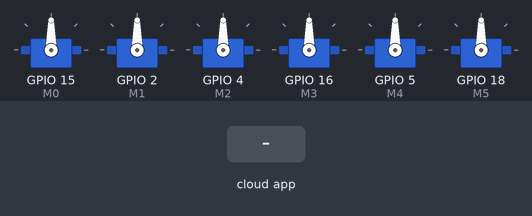
A program run on a simulated ESP32. Parts: 6 × servo. Inputs (shaded band) come from the test bench. The ROS host is connected and sends only what is stated.

Above: at 8.2 s.
8.3 s: the phone or cloud app sets linear.x to -100
At 9.0 s:
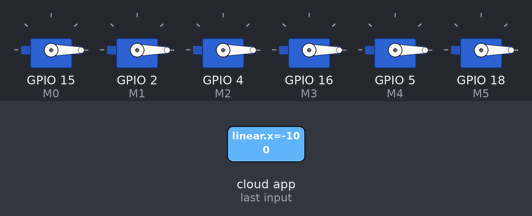
9.8 s: the phone or cloud app sets linear.x to 100
At 11.3 s:
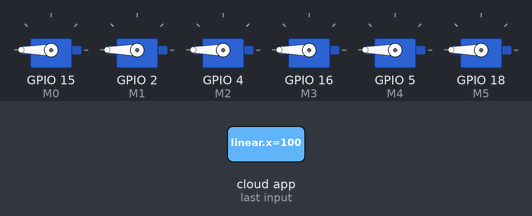
11.9 s: the phone or cloud app sets linear.x to 0
At 13.7 s:
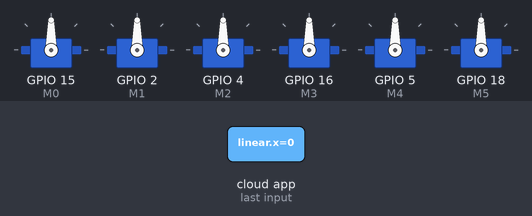
Timing chart, 0 to 15.2 s (numbered marks = the images above; inputs shaded):
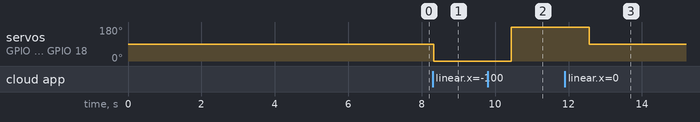

Measured:
- after the input at 8.3 s, servo on GPIO 15 (M0), servo on GPIO 2 (M1), servo on GPIO 4 (M2), servo on GPIO 16 (M3), servo on GPIO 5 (M4), servo on GPIO 18 (M5): 90° → 0° at once
- after the input at 9.8 s, servo on GPIO 15 (M0), servo on GPIO 2 (M1), servo on GPIO 4 (M2), servo on GPIO 16 (M3), servo on GPIO 5 (M4), servo on GPIO 18 (M5): 0° → 180° after 0.64 s
- after the input at 11.9 s, servo on GPIO 15 (M0), servo on GPIO 2 (M1), servo on GPIO 4 (M2), servo on GPIO 16 (M3), servo on GPIO 5 (M4), servo on GPIO 18 (M5): 180° → 90° after 0.66 s

The program:

main.cpp
```cpp
#include <Arduino.h> // Framework

/*Headers*/

#include <micro_ros_arduino.h>
#include <stdio.h>
#include <rcl/rcl.h>
#include <rcl/error_handling.h>
#include <rclc/rclc.h>
#include <rclc/executor.h>
#include <micro_ros_utilities/string_utilities.h>
#include <std_msgs/msg/string.h>
#include <std_msgs/msg/int32.h>
#include <geometry_msgs/msg/twist.h>
#include <ESP32Servo.h>
#include <map>
#include <string>

// maps

// extern std::map<std::string, std::function<void()>> movement;

// matrix

//extern std::array<std::array<std::function<void()>, 3>, 3> movement;

//std::array<std::function<void()>, 3> functions = {&gpio_config, &motor_init, &motor_init};

// keys

//functions[0] = &go_stop;

/**
movement["001"] =
movement["010"] =
movement["011"] =
movement["100"] =
movement["101"] =
movement["110"] =
movement["111"] =
**/

// microros vairiables

rclc_support_t support;
rcl_allocator_t allocator;
rcl_node_t node;

// publisher variables

rcl_publisher_t publisher;
std_msgs__msg__String response;
// std_msgs__msg__String msg;
rclc_executor_t executor;
rcl_timer_t timer;

// suscriber variables

geometry_msgs__msg__Twist msg;
rclc_executor_t executor_sub;
rcl_subscription_t subscriber;

// ros_domaind_id check

size_t domain_id = 1;

// twist_variables global

float velx = 0;
float velz = 0;
float vely = 0;

float angx = 0;
float angy = 0;
float angz = 0;

// To adjust the velocity of the motors

int zero = 1500;
int velrigth = 1300;
int velleft = 1700;
int counter = 0;

#define LED_PIN 13

#define RCCHECK(fn) { rcl_ret_t temp_rc = fn; if((temp_rc != RCL_RET_OK)){error_loop();}}
#define RCSOFTCHECK(fn) { rcl_ret_t temp_rc = fn; if((temp_rc != RCL_RET_OK)){}}


/*
 * Pins definition on the esp32, look for more information
 * url:
 */

int M0 = 15;
int M1 = 2;
int M2 = 4;
int M3 = 16;
int M4 = 5;
int M5 = 18;

/*
* Pins definition on the esp32, to the arms
*/

int arm1_IN1 = 27; // ESP32 pin GIOP27 connected to the IN1 pin L298N
int arm1_IN2 = 26; // ESP32 pin GIOP26 connected to the IN2 pin L298N
// int arm1_ENA = 14; // ESP32 pin GIOP14 connected to the IN1 pin L298N

int arm2_IN1 = 22; // ESP32 pin GIOP27 connected to the IN1 pin L298N
int arm2_IN2 = 23; // ESP32 pin GIOP26 connected to the IN2 pin L298N
// int arm2_ENA = 20; // ESP32 pin GIOP14 connected to the IN1 pin L298N

Servo motor1;
Servo motor2;
Servo motor3;
Servo motor4;
Servo motor5;
Servo motor6;

void error_loop(){
  while(1){
    digitalWrite(LED_PIN, !digitalRead(LED_PIN));
    delay(100);
  }
}

void timer_callback(rcl_timer_t * timer, int64_t last_call_time)
{
  RCLC_UNUSED(last_call_time);

  char buffer[50];

  if (timer != NULL) {

    if (velx > 0) {

      sprintf(buffer, "X");
      response.data = micro_ros_string_utilities_set(response.data, buffer);

    }
    else if (vely > 0) {

      sprintf(buffer, "Y");
      response.data = micro_ros_string_utilities_set(response.data, buffer);
    }
    else if (velz > 0) {

      sprintf(buffer, "Z");
      response.data = micro_ros_string_utilities_set(response.data, buffer);
    }
    else{

      sprintf(buffer, " ");
      response.data = micro_ros_string_utilities_set(response.data, buffer);
    }
    RCSOFTCHECK(rcl_publish(&publisher, &response, NULL));
    // response.data++;
  }
}

//twist message cb

void subscription_callback(const void *msgin) {

  const geometry_msgs__msg__Twist * msg = (const geometry_msgs__msg__Twist *)msgin;

  velx = msg->linear.x;
  vely = msg->linear.y;
  velz = msg->linear.z;

  angx = msg->angular.x;
  angy = msg->angular.y;
  angz = msg->angular.z;

  // if velocity in x direction is 0 turn off LED, if 1 turn on LED
  // digitalWrite(LED_PIN, (msg->linear.x == 0) ? LOW : HIGH);
}

void motor_init() {

  // Allow allocation of all timers

	ESP32PWM::allocateTimer(0);
	ESP32PWM::allocateTimer(1);
	ESP32PWM::allocateTimer(2);
	ESP32PWM::allocateTimer(3);

  motor1.setPeriodHertz(50);
  motor2.setPeriodHertz(50);
  motor3.setPeriodHertz(50);
  motor4.setPeriodHertz(50);
  motor5.setPeriodHertz(50);
  motor6.setPeriodHertz(50);

  //

  motor1.attach(M0, velrigth, velleft);
  motor2.attach(M1, velrigth, velleft);
  motor3.attach(M2, velrigth, velleft);
  motor4.attach(M3, velrigth, velleft);
  motor5.attach(M4, velrigth, velleft);
  motor6.attach(M5, velrigth, velleft);

  //

  motor1.writeMicroseconds(zero);
  motor2.writeMicroseconds(zero);
  motor3.writeMicroseconds(zero);
  motor4.writeMicroseconds(zero);
  motor5.writeMicroseconds(zero);
  motor6.writeMicroseconds(zero);

  //
  delay(7000);
/*
  motor1.writeMicroseconds(velrigth);
  motor2.writeMicroseconds(velrigth);
  motor3.writeMicroseconds(velrigth);
  motor4.writeMicroseconds(velrigth);
  motor5.writeMicroseconds(velleft);
  motor6.writeMicroseconds(velrigth);
*/

}

void arm_init() {

  // arm 1

  pinMode(arm1_IN1, OUTPUT);
  pinMode(arm1_IN2, OUTPUT);
  // pinMode(arm1_ENA, OUTPUT);

  // arm 2

  pinMode(arm2_IN1, OUTPUT);
  pinMode(arm2_IN2, OUTPUT);
  // pinMode(arm2_ENA, OUTPUT);
}

/**************************** MOTOR CONTROL ****************************/

void y_movement(int t)  //motor rotate clockwise -->robot go ahead
{
  motor1.writeMicroseconds(velrigth);
  motor2.writeMicroseconds(velrigth);
  motor3.writeMicroseconds(velrigth);
  motor4.writeMicroseconds(velrigth);
  motor5.writeMicroseconds(velrigth);
  motor6.writeMicroseconds(velrigth);
  if(t!=0){ delay(t); }
}

void neg_y_movement(int t) //motor rotate counterclockwise -->robot go back
{
  motor1.writeMicroseconds(velrigth);
  motor2.writeMicroseconds(velrigth);
  motor3.writeMicroseconds(velrigth);
  motor4.writeMicroseconds(velrigth);
  motor5.writeMicroseconds(velrigth);
  motor6.writeMicroseconds(velrigth);
  if(t!=0){ delay(t); }
}

void go_stop() //motor brake -->robot stop
{
  motor1.writeMicroseconds(zero);
  motor2.writeMicroseconds(zero);
  motor3.writeMicroseconds(zero);
  motor4.writeMicroseconds(zero);
  motor5.writeMicroseconds(zero);
  motor6.writeMicroseconds(zero);
}

void x_movement(int t)  //left motor rotate clockwise and right motor rotate counterclockwise -->robot turn right
{
  motor1.writeMicroseconds(velleft);
  motor2.writeMicroseconds(velleft);
  motor3.writeMicroseconds(velleft);
  motor4.writeMicroseconds(velleft);
  motor5.writeMicroseconds(velleft);
  motor6.writeMicroseconds(velleft);
  if(t!=0){ delay(t); }
}

void neg_x_movement(int t) //left motor rotate counterclockwise and right motor rotate clockwise -->robot turn left
{
  motor1.writeMicroseconds(velrigth);
  motor2.writeMicroseconds(velrigth);
  motor3.writeMicroseconds(velrigth);
  motor4.writeMicroseconds(velrigth);
  motor5.writeMicroseconds(velrigth);
  motor6.writeMicroseconds(velrigth);
  if(t!=0){ delay(t); }
}

void z_movement(int t) //left motor rotate counterclockwise and right motor rotate clockwise -->robot turn left
{
  motor1.writeMicroseconds(velrigth);
  motor2.writeMicroseconds(velrigth);
  motor3.writeMicroseconds(velrigth);
  motor4.writeMicroseconds(velrigth);
  motor5.writeMicroseconds(velrigth);
  motor6.writeMicroseconds(velrigth);
  if(t!=0){ delay(t); }
}

void neg_z_movement(int t) //left motor rotate counterclockwise and right motor rotate clockwise -->robot turn left
{
  motor1.writeMicroseconds(velrigth);
  motor2.writeMicroseconds(velrigth);
  motor3.writeMicroseconds(velrigth);
  motor4.writeMicroseconds(velrigth);
  motor5.writeMicroseconds(velrigth);
  motor6.writeMicroseconds(velrigth);
  if(t!=0){ delay(t); }
}

void open_arm1() //move the first arm
{
  digitalWrite(arm1_IN1, HIGH); // control the motor's direction in clockwise
  digitalWrite(arm1_IN2, LOW);  // control the motor's direction in clockwise
}

void close_arm1()
{
  digitalWrite(arm1_IN1, LOW); // control the motor's direction in counterclockwise
  digitalWrite(arm1_IN2, HIGH);  // control the motor's direction in counterclockwise
}

void open_arm2()
{
  digitalWrite(arm2_IN1, HIGH); // control the motor's direction in clockwise
  digitalWrite(arm2_IN2, LOW);  // control the motor's direction in clockwise
}

void close_arm2()
{
  digitalWrite(arm2_IN1, LOW); // control the motor's direction in counterclockwise
  digitalWrite(arm2_IN2, HIGH);  // control the motor's direction in counterclockwise
}

void controler(int x, int y, int z, int a, int b, int c)
{
  if (x == 0 && y == 0 && z == 0)
  {
      go_stop();
  }
  else {

		if(x > 0 ){

      x_movement(2000);

		}
		else if(y < 0){
      neg_y_movement(2000);

		}
		else if(y > 0  ){
			y_movement(2000);

		}
		else if(x < 0){
      neg_x_movement(2000);
		}
		else if(z > 0 ){
      z_movement(2000);

		}
		else if(z < 0){

      neg_z_movement(2000);

    }
  }
}

void setup() {

  motor_init();

  set_microros_transports();

  /*
  pinMode(LED_PIN, OUTPUT);
  digitalWrite(LED_PIN, HIGH);
  delay(2000);
  */

  allocator = rcl_get_default_allocator();

  rcl_init_options_t init_options = rcl_get_zero_initialized_init_options();

  RCCHECK(rcl_init_options_init(&init_options, allocator));

  RCCHECK(rcl_init_options_set_domain_id(&init_options, domain_id));

  // create init_options

  RCCHECK(rclc_support_init_with_options(&support, 0, NULL, &init_options, &allocator));

  // create node

  RCCHECK(rclc_node_init_default(&node, "micro_ros_arduino_node", "", &support));

  // create subscriber
  RCCHECK(rclc_subscription_init_default(
    &subscriber,
    &node,
    ROSIDL_GET_MSG_TYPE_SUPPORT(geometry_msgs, msg, Twist),
    "cmd_vel"));

  // create publisher
  RCCHECK(rclc_publisher_init_default(
    &publisher,
    &node,
    ROSIDL_GET_MSG_TYPE_SUPPORT(std_msgs, msg, String),
    "micro_ros_arduino_node_publisher"));

  // create timer
  // create timer, called every 1000 ms to publish heartbeat
  const unsigned int timer_timeout = 1000;
  RCCHECK(rclc_timer_init_default(
    &timer,
    &support,
    RCL_MS_TO_NS(timer_timeout),
    timer_callback));

  // create executor

  RCCHECK(rclc_executor_init(&executor_sub, &support.context, 1, &allocator));
  RCCHECK(rclc_executor_add_subscription(&executor_sub, &subscriber, &msg, &subscription_callback, ON_NEW_DATA));

  RCCHECK(rclc_executor_init(&executor, &support.context, 1, &allocator));
  RCCHECK(rclc_executor_add_timer(&executor, &timer));

  //response.data = 0;
}

void loop() {

  delay(100);
  RCSOFTCHECK(rclc_executor_spin_some(&executor_sub, RCL_MS_TO_NS(100)));
  RCSOFTCHECK(rclc_executor_spin_some(&executor, RCL_MS_TO_NS(100)));
  controler(velx, vely, velz, angx, angy, angz);

}
```
